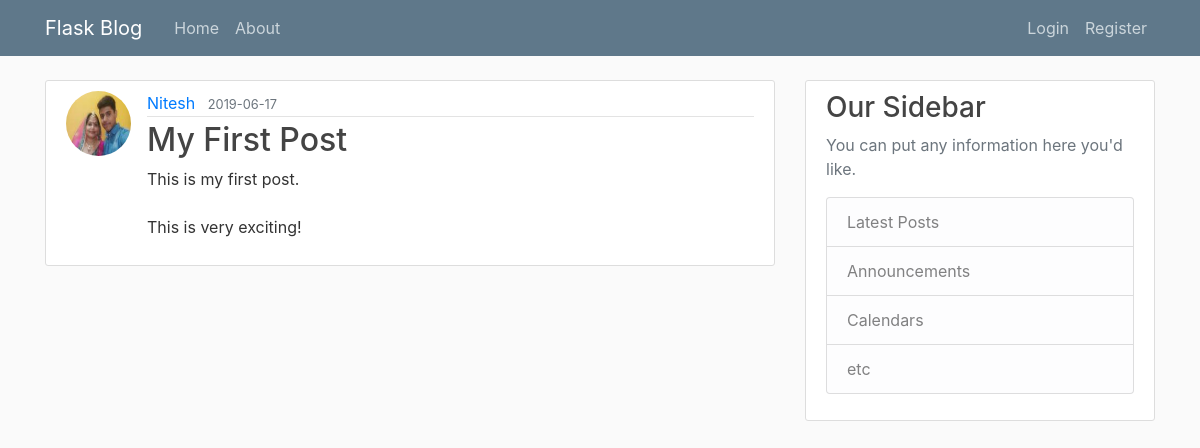
/post/1, run on an earlier commit of the app's database.
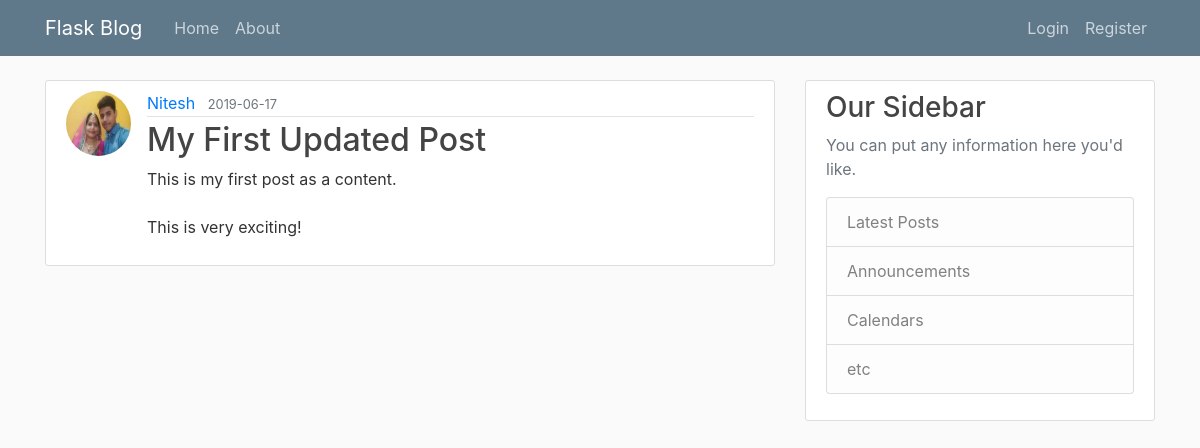
And on a later commit of the database.
### flaskblog/models.py (models this page shows, shortened)
class Post(db.Model):
	id = db.Column(db.Integer, primary_key=True)
	title = db.Column(db.String(100), nullable=False)
	date_posted = db.Column(db.DateTime, nullable=False, default=datetime.utcnow)
	content = db.Column(db.Text, nullable=False)
	user_id = db.Column(db.Integer, db.ForeignKey('user.id'), nullable=False)

### flaskblog/routes.py (the view)
@app.route("/post/<int:post_id>")
def post(post_id):
    post = Post.query.get_or_404(post_id)
    return render_template('post.html', title=post.title, post=post)

### flaskblog/templates/post.html (shortened to what this page needs)
{% extends "layout.html" %}
{% block content %}
	<article class="media content-section">
		<img class="rounded-circle article-img" src="{{ url_for('static', filename='profile_pics/') + post.author.image_file }}">
	  <div class="media-body">
	    <div class="article-metadata">
	      <a class="mr-2" href="#">{{ post.author.username }}</a>
	      <small class="text-muted">{{ post.date_posted.strftime('%Y-%m-%d') }}</small>
	    </div>
	    <h2 class="article-title">{{ post.title }}</h2>
	    <p class="article-content">{{ post.content }}</p>
	  </div>
	</article>
{% endblock content %}

What changed in the data, as far as the page shows it:
changed Post: title "My First Post" → "My First Updated Post"; content "This is my first post. This is very exciting!" → "This is my first post as a content. This is very exciting!"
